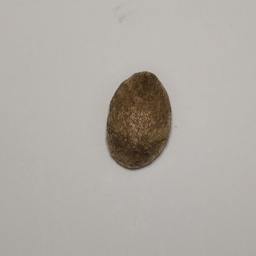
#> input picture liberica_bean_datasets/Katy/Katy_Back_0007.png, 256 x 256 px
$ python '1 - crop_image.py'
#> lines starting #> are read from the running program, lines starting #| are printed output that depends on the picture
import os
import tkinter as tk
from tkinter import filedialog
from PIL import Image

class ImageCropper:
    def __init__(self, crop_size):
        """
        Initialize ImageCropper instance.

        Args:
            crop_size (tuple): A tuple of two integers (width, height) defining the
                desired crop size.
        """
        self.crop_size = crop_size

    def _prepare_output_folder(self, output_folder):
        """Create output folder if needed."""
        if not os.path.exists(output_folder):
            os.makedirs(output_folder)

    def _crop_image(self, image, filename):
        """Crop a single image."""
        # Get image dimensions
        image_width, image_height = image.size

        # Calculate center coordinates for crop box (half of width and height)
        center_x = int(image_width / 2)
        center_y = int(image_height / 2)

        # Calculate crop box coordinates based on desired size and center
        crop_box = (
            center_x - int(self.crop_size[0] / 2),  # x_min (center - half width)
            center_y - int(self.crop_size[1] / 2),  # y_min (center - half height)
            center_x + int(self.crop_size[0] / 2),  # x_max (center + half width)
            center_y + int(self.crop_size[1] / 2),  # y_max (center + half height)
        )

        # Crop image using the calculated box
        cropped_image = image.crop(crop_box)

        return cropped_image

    def crop_file(self):
        """Crop a single image file."""
        # Open file explorer to select an image
        root = tk.Tk()
        root.withdraw()
        self.file_path = filedialog.askopenfilename(filetypes=[("Image Files", ("*.jpg", "*.jpeg", "*.png"))])
#> the answer given: liberica_bean_datasets/Katy/Katy_Back_0007.png

        if not self.file_path:
            print("No file selected.")
            return

        output_folder = filedialog.askdirectory(title="Select output folder")
#> the answer given: liberica_bean_datasets/Katy
        if not output_folder:
            print("No output folder selected.")
            return

        output_filename = filedialog.asksaveasfilename(defaultextension=".jpg", title="Select output file name and format", filetypes=[("JPEG", "*.jpg"), ("PNG", "*.png")])
        if not output_filename:
            print("No output file selected.")
            return

        try:
            # Open image
            image = Image.open(self.file_path)
#> image is the input picture: PIL image 256x256 RGB; mean R, G, B 175.6, 170.9, 164.9

            # Crop image
            cropped_image = self._crop_image(image, os.path.basename(self.file_path))
#> in _crop_image, `cropped_image = image.crop(crop_box)`:
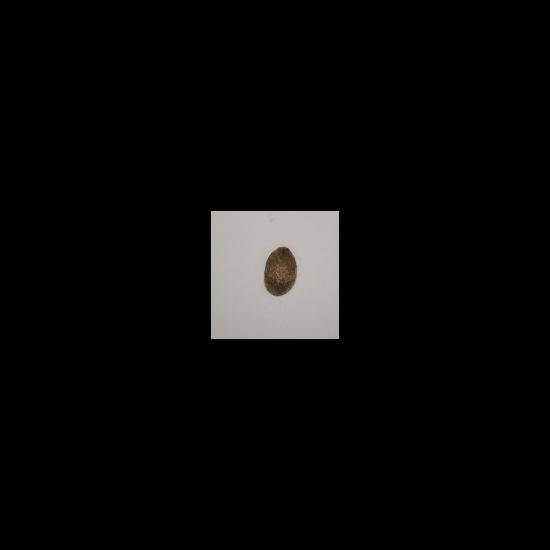
#> cropped_image: PIL image 1100x1100 RGB (shown at 1/2 size); mean R, G, B 9.5, 9.3, 8.9

            # Save cropped image
            cropped_image.save(output_filename)
            print(f"Image cropped: {os.path.basename(self.file_path)} -> {os.path.basename(output_filename)}")
        except (IOError, OSError) as e:
            print(f"Error cropping image {os.path.basename(self.file_path)}: {e}")

# Example usage
crop_size = (1100, 1100)  # Example crop size (width, height)

cropper = ImageCropper(crop_size)
cropper.crop_file()  # Open file explorer and crop a single image

$ run again, on liberica_bean_datasets/Katy/Katy_Back_0085.png
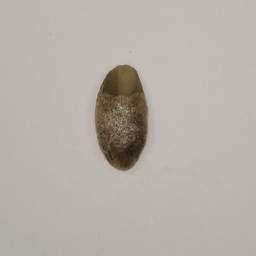
#> input picture liberica_bean_datasets/Katy/Katy_Back_0085.png, 256 x 256 px
#> in crop_file, image is the input picture: PIL image 256x256 RGB; mean R, G, B 180.8, 175.1, 168.5
#> in _crop_image, `cropped_image = image.crop(crop_box)`:
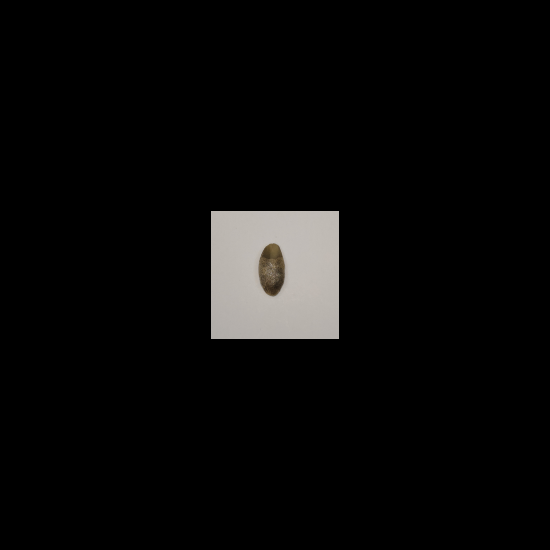
#> cropped_image: PIL image 1100x1100 RGB (shown at 1/2 size); mean R, G, B 9.8, 9.5, 9.1
